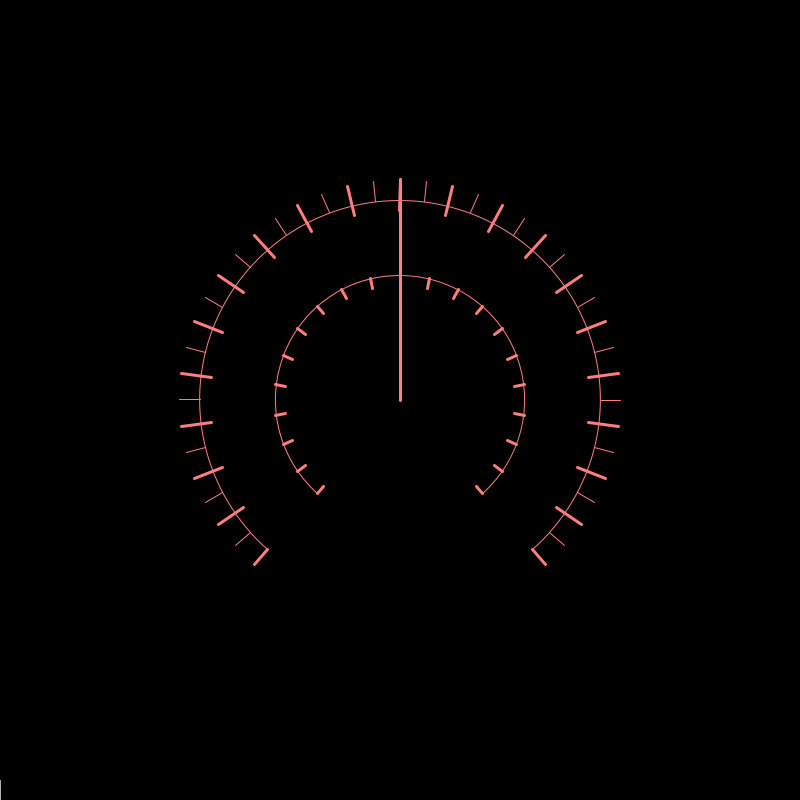
Frame 1 (no input)
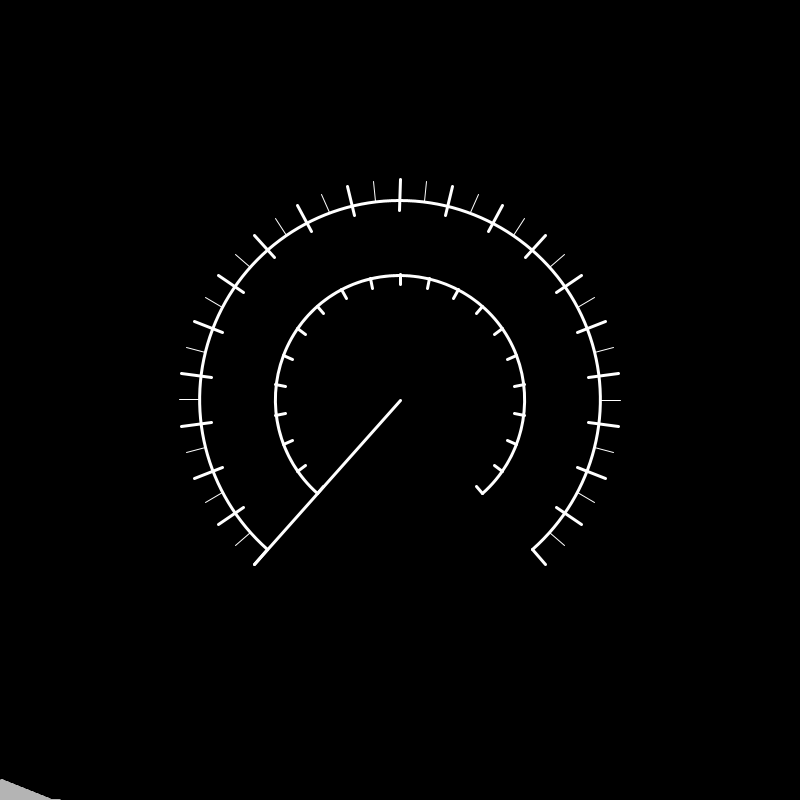
Frame 60 (the mouse pressed at the canvas centre just before this capture)
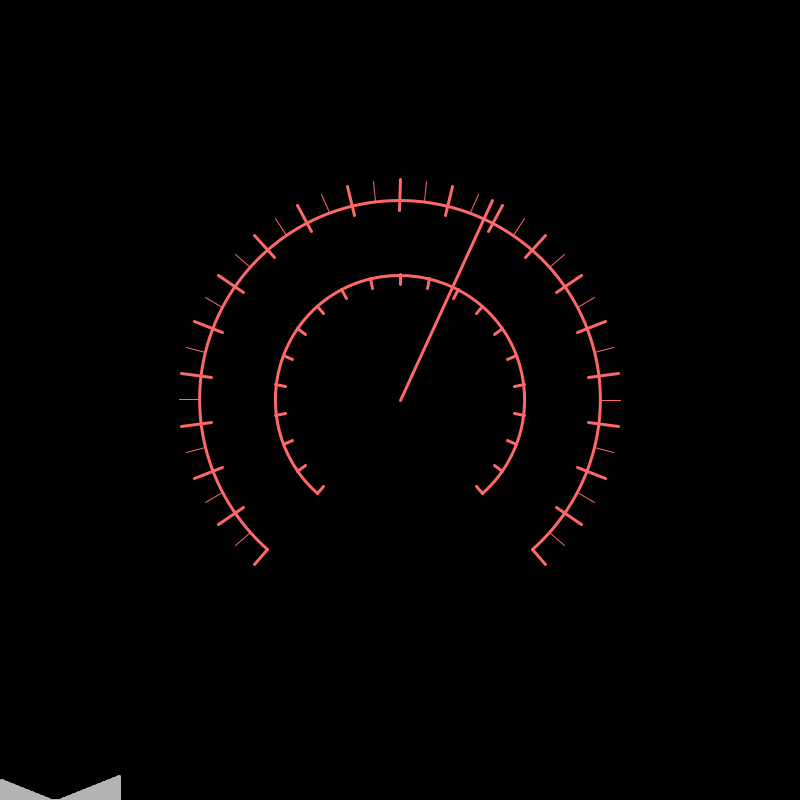
Frame 120 (the mouse held since frame 60 and released just before this capture)

The Processing sketch that drew these frames (run headless with seeded random() and noise(); from frame 60 on, the mouse is pressed at the canvas centre):

// Processing sketch: Revis_o_por_prova
// ── Revis_o_por_prova.pde
float velocidade = 100;
float ang_base = 2 * PI/(260/5);
int x = 400, y = 400;
int passoLinha = 0;

void setup(){
  colorMode(HSB, 360, 200, 100);
  size(800,800);
  background(0);
}

void draw(){
  grafico();
  desenhaVelocimentro();
  velocidade();
  passoLinha++;
  if (passoLinha > 800){
    passoLinha = 0;
    background(0);
  }
}

void velocidade(){
  if (mousePressed){
    if (velocidade <199)
      velocidade+=2;
  }else
    if (velocidade>1)
      velocidade-=2;
}

void desenhaVelocimentro(){
  translate(x,y);
  rotate(19*ang_base);
  fill(0);
  stroke(0,0,0);
  rectMode(CENTER);
  rect(0,0,450,450);
  noFill();
  stroke(0,velocidade,100);
  ellipse(x,y,50,50);
  arc(0,0,250,250,0, (40)*ang_base);
  arc(0,0,400,400,0, (40)*ang_base);
  desenhaTracosFora(200);
  desenhaTracosDentro(125);
  desenhaLinha();  
}

void desenhaTracosFora(int v1){
  float x1, x2, y1, y2;
  for(int i =0; i <41; i++){
    if(i>0 && i<40 &&i%2 == 0){
      x1 = p2cx(ang_base*i,v1-10);
      y1 = p2cy(ang_base*i,v1-10);
    }else{
      x1 = p2cx(ang_base*i,v1);
      y1 = p2cy(ang_base*i,v1);
    }
    x2 = p2cx(ang_base*i,v1+20);
    y2 = p2cy(ang_base*i,v1+20);
    if (i%2 == 0){
      strokeWeight(3);
    }else{
      strokeWeight(1);
    }
    line(x1,y1,x2,y2);
  }
}

void desenhaTracosDentro(int v1){
  float x1, x2, y1, y2;
  for(int i =0; i <41; i++){
    if(i%2 == 0){
      x1 = p2cx(ang_base*i,v1);
      y1 = p2cy(ang_base*i,v1);
      x2 = p2cx(ang_base*i,v1-10);
      y2 = p2cy(ang_base*i,v1-10);
      line(x1,y1,x2,y2);
    }
  }
}

void desenhaLinha(){
  float x1, y1;
  x1 = p2cx(ang_base/5*velocidade,220);
  y1 = p2cy(ang_base/5*velocidade,220);
  line(0,0,x1,y1);
}

float p2cx(float a, float r) {
  return cos(a) * r;
}

float p2cy(float a, float r) {
  return sin(a) * r;
}

void grafico(){
  stroke(255);
  line(passoLinha,800-velocidade/5,passoLinha,800);
}
